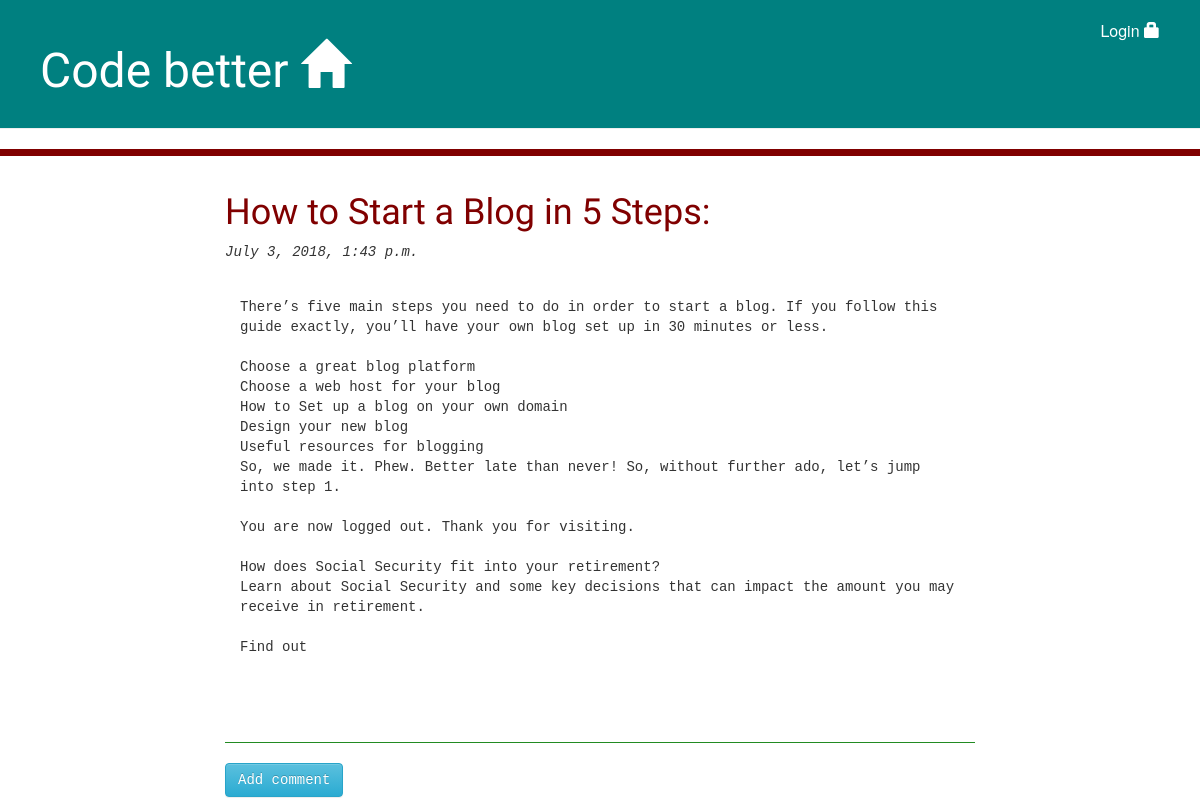
Screenshot of /post/3/ with the database file from the repository.
### blog/models.py (models this page shows, shortened)
class Post(models.Model):
	author=models.ForeignKey('auth.User', on_delete=models.CASCADE)
	title=models.CharField(max_length=200)
	text=models.TextField()
	created_date=models.DateTimeField(
		default=timezone.now)
	published_date=models.DateTimeField(blank=True, null=True)

### blog/views.py (the view)
# urls.py: url(r'^post/(?P<pk>\d+)/$',views.post_detail, name='post_detail'),
def post_detail(request,pk):
	post=get_object_or_404(Post,pk=pk)
	return render (request, 'blog/post_detail.html', {'post':post})

### blog/templates/blog/post_detail.html (shortened to what this page needs)
{% extends 'blog/base.html' %}
{%  block content%}
<div class="post">
    <h1>{{ post.title}} </h1>
    {% if post.published_date %}
    <div>
    	<em>{{ post.published_date }} </em>
    </div>
    {% else %}
    <a class="btn btn-success save" href="{% url 'post_publish' pk=post.pk %}"> Publish </a>
    {% endif %}
<br>
    <p>
    	{{ post.text|linebreaksbr }}
    </p>
</div>
<hr class="hr-comment">
<a class="btn btn-info" href="{% url 'add_comment_to_post' pk=post.pk %}">Add comment</a>
{% endblock %}

### blog/static/css/blog.css (style rules this page uses)
p { padding: 15px; font-family: monospace; }
h1, h2, h3, h4 { font-family: Amita, cursive; }
.post { margin-bottom: 70px; }
.post h1 { color: maroon; }
.hr-comment { border-top: 1px solid forestgreen; }

### rows the page displays
Post: title "How to Start a Blog in 5 Steps:", published_date "July 3, 2018, 1:43 p.m.", text "There’s five main steps you need to do in order to start a blog. If you follow this guide exactly, you’ll have your own blog set up in 30 minutes or less. Choose a great blog platform Choose a web host for your blog How to Set up a blog on your own domain Design your new blog Useful resources for blogging So, we made it. Phew. Better late than never! So, without further ado, let’s jump into step 1. You are now logged out. Thank you for visiting. How does Social Security fit into your retirement? Learn about Social Security and some key decisions that can impact the amount you may receive in retirement. Find out"
